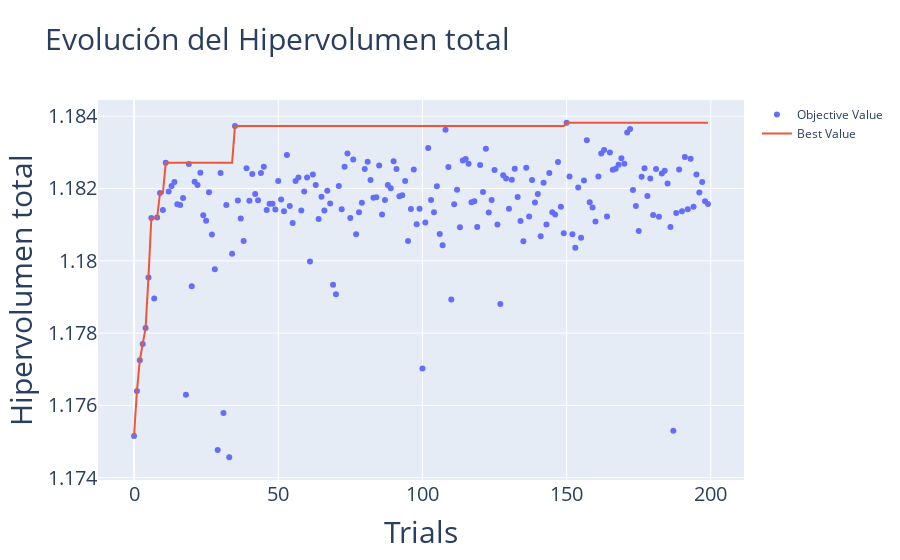

Notebook code cell kept with this figure:
### Code cell
fig=optuna.visualization.plot_optimization_history(study)
# Cambiar el título de la figura
fig.update_layout(title=dict(text='Evolución del Hipervolumen total',font=dict(size=30)),
                  xaxis_title='Trials',
                  yaxis_title='Hipervolumen total',
                  xaxis=dict(
                        title=dict(font=dict(size=30)),  # Cambia el tamaño de la fuente del título del eje X
                        tickfont=dict(size=20)           # Cambia el tamaño de la fuente de las etiquetas del eje X
                            ),
                yaxis=dict(
                        title=dict(font=dict(size=30)),  # Cambia el tamaño de la fuente del título del eje Y
                        tickfont=dict(size=20)
                            )
)

# Mostrar la figura
fig.show()

### Figure 1 — Plotly figure (JSON) as saved in the notebook; plotly's stock layout.template omitted (floating-point values rounded to 4 significant figures; data arrays with more than 128 entries replaced by an {"elided": "..."} marker saying what was removed)
{"data": [{"mode": "markers", "name": "Objective Value", "x": {"elided": "200 int values"}, "y": {"elided": "200 float values"}, "type": "scatter"}, {"mode": "lines", "name": "Best Value", "x": {"elided": "200 int values"}, "y": {"elided": "200 float values"}, "type": "scatter"}, {"marker": {"color": "#cccccc"}, "mode": "markers", "name": "Infeasible Trial", "showlegend": false, "x": [], "y": [], "type": "scatter"}], "layout": {"title": {"text": "Evolución del Hipervolumen total", "font": {"size": 30}}, "xaxis": {"title": {"text": "Trials", "font": {"size": 30}}, "tickfont": {"size": 20}}, "yaxis": {"title": {"text": "Hipervolumen total", "font": {"size": 30}}, "tickfont": {"size": 20}}}}
